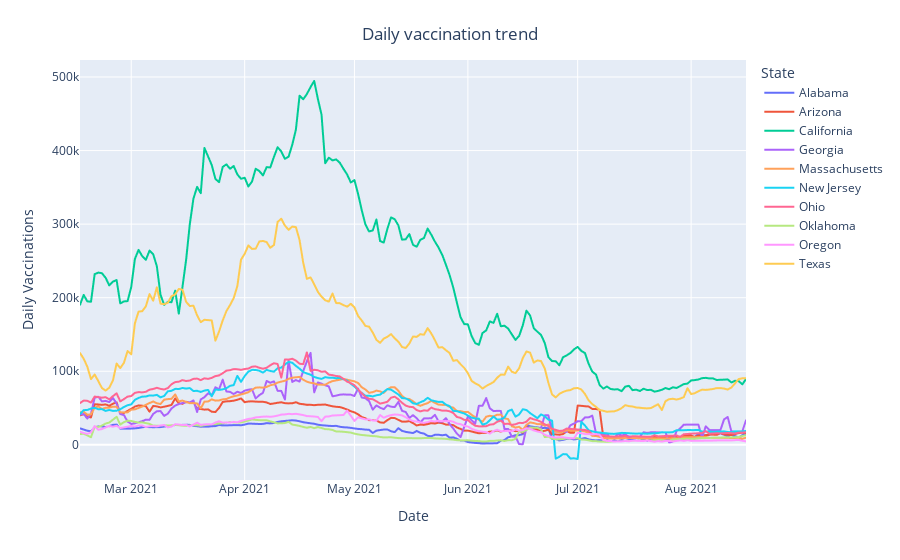

The notebook cell saved with this chart:
### Code cell
fig = px.line(data_2, x = 'date', y ='daily_vaccinations', color = 'State')
fig.update_layout(
    title={
            'text' : "Daily vaccination trend",
            'y':0.95,
            'x':0.5
        },
    xaxis_title="Date",
    yaxis_title="Daily Vaccinations"
)
fig.show()

### Figure 1 — Plotly figure (JSON) as saved in the notebook; plotly's stock layout.template omitted (floating-point values rounded to 4 significant figures; data arrays with more than 128 entries replaced by an {"elided": "..."} marker saying what was removed)
{"data": [{"hovertemplate": "State=Alabama<br>date=%{x}<br>daily_vaccinations=%{y}<extra></extra>", "legendgroup": "Alabama", "line": {"color": "#636efa", "dash": "solid"}, "mode": "lines", "name": "Alabama", "showlegend": true, "type": "scattergl", "x": {"elided": "183 str values"}, "xaxis": "x", "y": {"elided": "183 int values"}, "yaxis": "y"}, {"hovertemplate": "State=Arizona<br>date=%{x}<br>daily_vaccinations=%{y}<extra></extra>", "legendgroup": "Arizona", "line": {"color": "#EF553B", "dash": "solid"}, "mode": "lines", "name": "Arizona", "showlegend": true, "type": "scattergl", "x": {"elided": "183 str values"}, "xaxis": "x", "y": {"elided": "183 int values"}, "yaxis": "y"}, {"hovertemplate": "State=California<br>date=%{x}<br>daily_vaccinations=%{y}<extra></extra>", "legendgroup": "California", "line": {"color": "#00cc96", "dash": "solid"}, "mode": "lines", "name": "California", "showlegend": true, "type": "scattergl", "x": {"elided": "183 str values"}, "xaxis": "x", "y": {"elided": "183 int values"}, "yaxis": "y"}, {"hovertemplate": "State=Georgia<br>date=%{x}<br>daily_vaccinations=%{y}<extra></extra>", "legendgroup": "Georgia", "line": {"color": "#ab63fa", "dash": "solid"}, "mode": "lines", "name": "Georgia", "showlegend": true, "type": "scattergl", "x": {"elided": "183 str values"}, "xaxis": "x", "y": {"elided": "183 int values"}, "yaxis": "y"}, {"hovertemplate": "State=Massachusetts<br>date=%{x}<br>daily_vaccinations=%{y}<extra></extra>", "legendgroup": "Massachusetts", "line": {"color": "#FFA15A", "dash": "solid"}, "mode": "lines", "name": "Massachusetts", "showlegend": true, "type": "scattergl", "x": {"elided": "183 str values"}, "xaxis": "x", "y": {"elided": "183 int values"}, "yaxis": "y"}, {"hovertemplate": "State=New Jersey<br>date=%{x}<br>daily_vaccinations=%{y}<extra></extra>", "legendgroup": "New Jersey", "line": {"color": "#19d3f3", "dash": "solid"}, "mode": "lines", "name": "New Jersey", "showlegend": true, "type": "scattergl", "x": {"elided": "183 str values"}, "xaxis": "x", "y": {"elided": "183 int values"}, "yaxis": "y"}, {"hovertemplate": "State=Ohio<br>date=%{x}<br>daily_vaccinations=%{y}<extra></extra>", "legendgroup": "Ohio", "line": {"color": "#FF6692", "dash": "solid"}, "mode": "lines", "name": "Ohio", "showlegend": true, "type": "scattergl", "x": {"elided": "183 str values"}, "xaxis": "x", "y": {"elided": "183 int values"}, "yaxis": "y"}, {"hovertemplate": "State=Oklahoma<br>date=%{x}<br>daily_vaccinations=%{y}<extra></extra>", "legendgroup": "Oklahoma", "line": {"color": "#B6E880", "dash": "solid"}, "mode": "lines", "name": "Oklahoma", "showlegend": true, "type": "scattergl", "x": {"elided": "183 str values"}, "xaxis": "x", "y": {"elided": "183 int values"}, "yaxis": "y"}, {"hovertemplate": "State=Oregon<br>date=%{x}<br>daily_vaccinations=%{y}<extra></extra>", "legendgroup": "Oregon", "line": {"color": "#FF97FF", "dash": "solid"}, "mode": "lines", "name": "Oregon", "showlegend": true, "type": "scattergl", "x": {"elided": "183 str values"}, "xaxis": "x", "y": {"elided": "183 int values"}, "yaxis": "y"}, {"hovertemplate": "State=Texas<br>date=%{x}<br>daily_vaccinations=%{y}<extra></extra>", "legendgroup": "Texas", "line": {"color": "#FECB52", "dash": "solid"}, "mode": "lines", "name": "Texas", "showlegend": true, "type": "scattergl", "x": {"elided": "183 str values"}, "xaxis": "x", "y": {"elided": "183 int values"}, "yaxis": "y"}], "layout": {"legend": {"title": {"text": "State"}, "tracegroupgap": 0}, "margin": {"t": 60}, "title": {"text": "Daily vaccination trend", "x": 0.5, "y": 0.95}, "xaxis": {"anchor": "y", "domain": [0, 1], "title": {"text": "Date"}}, "yaxis": {"anchor": "x", "domain": [0, 1], "title": {"text": "Daily Vaccinations"}}}}
